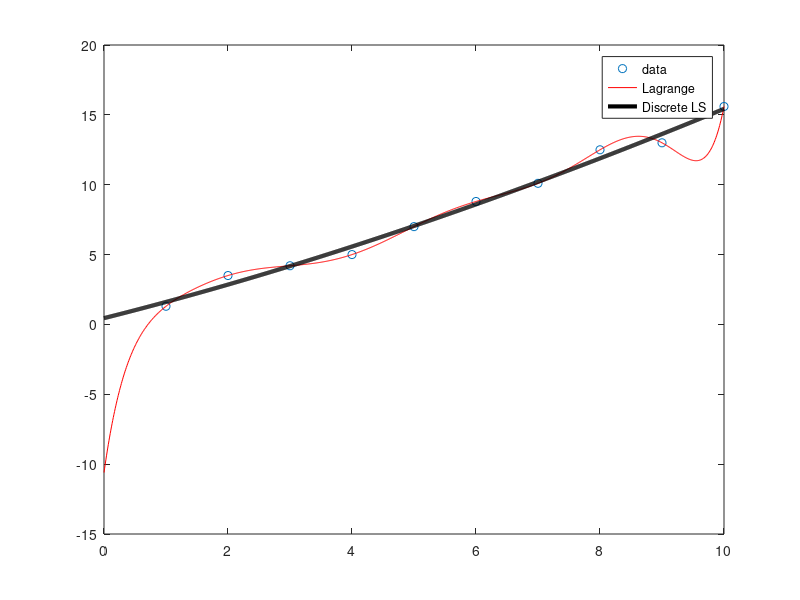

MATLAB code to generate this figure: (Note: this script raises an error after producing the figure.)
function leastsq_vs_interp

%example 1
xdata = linspace(1,10,10);
ydata = [1.3 3.5 4.2 5.0 7.0 8.8 10.1 12.5 13.0 15.6];
x = linspace(0,10,1000);

% % % %example 2
% xdata = [0 0.25 0.5 0.75 1];
% ydata = [1 1.284 1.6487 2.117 2.7183];
% x = linspace(0,1,1000);


%test interpolation

y_interp = lagrange(x,xdata,ydata);

% test least squares approx

order = 3;
y_ls = least_sq(x,xdata,ydata,order);


plot(xdata,ydata,'o',x,y_interp,'r', x,y_ls,'k','LineWidth',3)
legend('data','Lagrange','Discrete LS')
ax = gca;
ax.FontSize = 24;
keyboard

return


function y = least_sq(x,xdata,ydata,order)
% creates a least squares approximation

n = length(xdata);
m = order;

% Tall and skinny 
A = zeros(n,m);

for j = 1:order+1
    A(:,j) = xdata.^(j-1);
end

b = ydata';

% create normal equation
Anorm = A'*A;

% updated rhs
bnorm = A'*b;

coef = Anorm\bnorm;

% evaluate the polynomial

y = zeros(size(x));

for j = 1:order+1
    y = y + coef(j)*x.^(j-1);
end


return


function y=lagrange(x,pointx,pointy)
%
%LAGRANGE approx a point-defined function using the Lagrange polynomial interpolation
%
%LAGRANGE(X,POINTX,POINTY) approx the function definited by the points:
%P1=(POINTX(1),POINTY(1)), P2=(POINTX(2),POINTY(2)), ..., PN(POINTX(N),POINTY(N))
%and calculate it in each elements of X
%
%If POINTX and POINTY have different number of elements the function will return the
%
%function wrote by: Calzino
%7-oct-2001
%
n=size(pointx,2);
L=ones(n,size(x,2));
if (size(pointx,2)~=size(pointy,2))
fprintf(1,'\n ERROR! \n POINTX and POINTY must have the same number of elements\n');
y=NaN;
else
for i=1:n
for j=1:n
if (i~=j)
L(i,:)=L(i,:).*(x-pointx(j))/(pointx(i)-pointx(j));
end
end
end
y=0;
for i=1:n
y=y+pointy(i)*L(i,:);
end
end
return